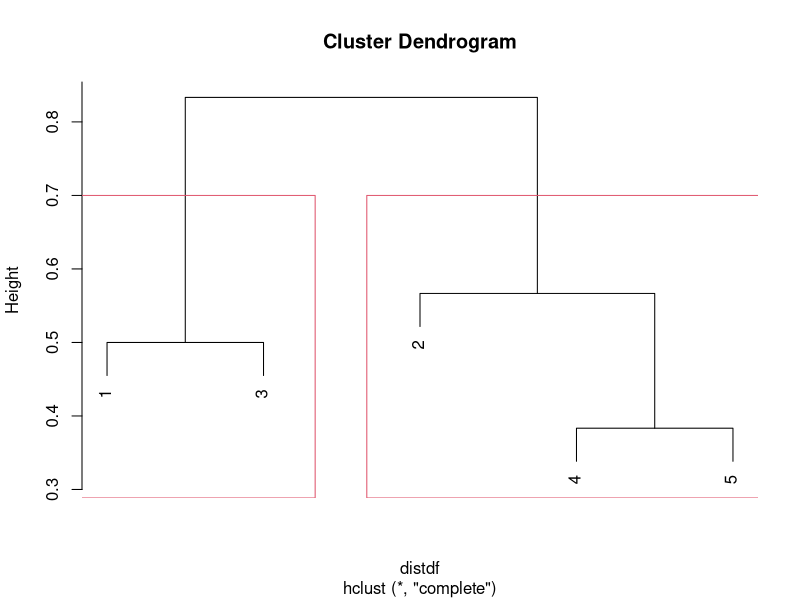

Here is the R script that generated this plot:
## Data set sample 
sex <- c('E','F','E','F','F')
blood_pres <- c(140,120,160,150,140 )
pain_level <- c(5,3,1,4,1)
test_1 <- sample(c('Positive','Negative'),5,replace = T)
test_2 <- sample(c('Positive','Negative'),5,replace = T)
test_3 <- sample(c('Positive','Negative'),5,replace = T)

df <- data.frame(sex,blood_pres,pain_level,test_1,test_2,test_3) ; head(df)


###############################################
library(cluster)

distdf<-daisy(df, metric="gower", type = list(ordratio=c(3),symm = c(1),asymm = c(4:6)),
      stand=TRUE)

clust_gower <- hclust(distdf,method = 'complete') # single model

plot(clust_gower)

rect.hclust(clust_gower,k = 2)

cut_model1 <- (cutree(clust_gower, 2))
